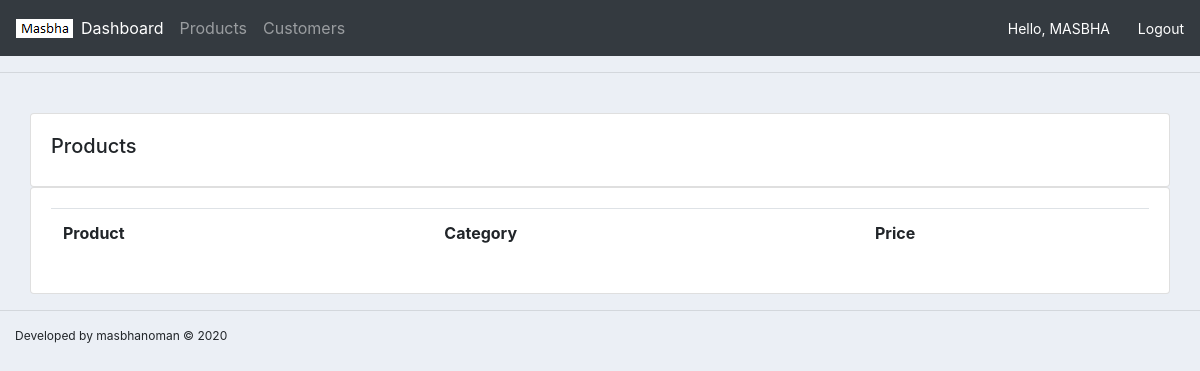
Page /products/ (signed in) on the earlier database version.
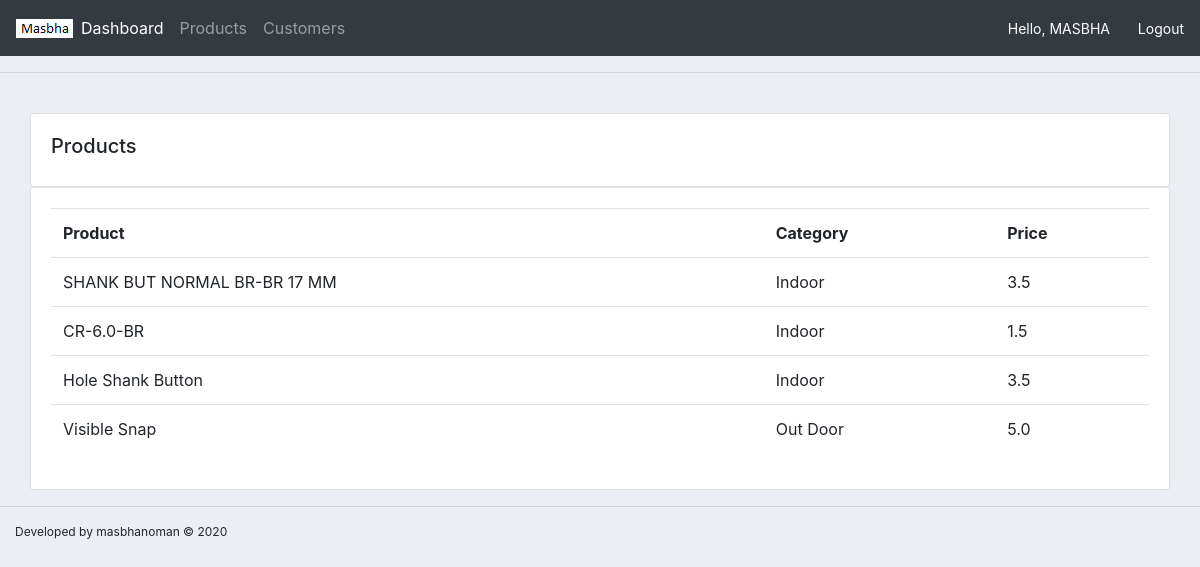
Same page on the later database version.
### accounts/models.py (models this page shows, shortened)
class Product(models.Model):
	CATEGORY = [('Indoor', 'Indoor'),
		('Out Door', 'Out Door'),
	]
	name = models.CharField(max_length = 200, null = True)
	price = models.FloatField(max_length = 200, null = True)
	category = models.CharField(max_length = 200, null = True, choices = CATEGORY)
	description = models.CharField(max_length = 200, null = True, blank=True)
	date_created = models.DateTimeField(auto_now_add = True, null=True)
	tags = models.ManyToManyField(Tag, null = True, blank=True)

### accounts/views.py (the view)
# urls.py: path('products/', views.products, name = 'product_page'),
@login_required(login_url='login_page')
def products(request):
	products = Product.objects.all()
	return render(request, 'accounts/products.html', {'products':products})

### accounts/templates/accounts/products.html
{% extends 'accounts/main.html' %}
{% block content %}
<br>
		<div class="row">
			<div class="col">
			<div class="col-md">
				<div class="card card-body">
					<h5>Products</h5>
				</div>
				<div class="card card-body">
					<table class="table">
						<tr>
							<th>Product</th>
							<th>Category</th>
							<th>Price</th>
						</tr>
						{% for i in products %}
						<tr>
							<td>{{i.name}}</td>
							<td>{{i.category}}</td>
							<td>{{i.price}}</td>
						</tr>
						{% endfor %}
					</table>
				</div>
			</div>
			</div>
		</div>
{% endblock %}

Differences in the rows shown:
added Product: name "SHANK BUT NORMAL BR-BR 17 MM", category "Indoor", price "3.5"
added Product: name "CR-6.0-BR", category "Indoor", price "1.5"
added Product: name "Hole Shank Button", category "Indoor", price "3.5"
added Product: name "Visible Snap", category "Out Door", price "5.0"
